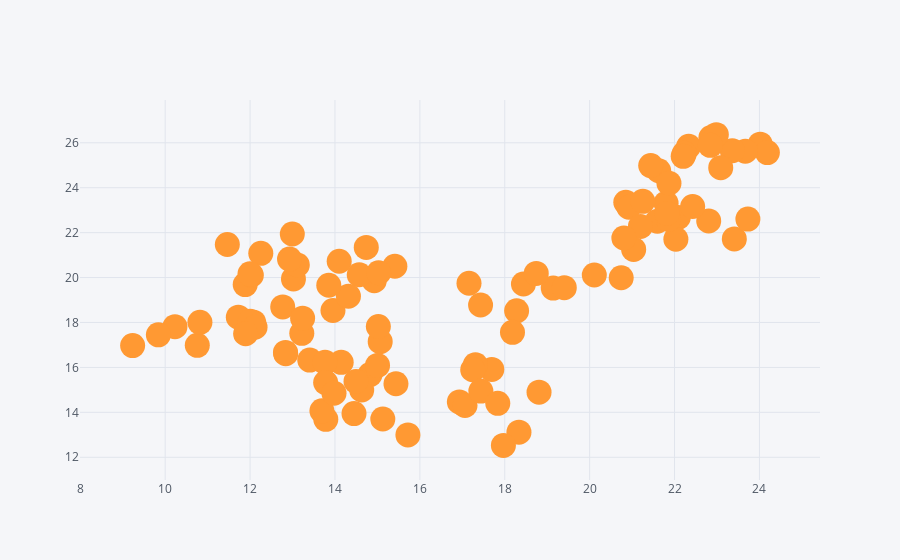

Here is the notebook cell this chart was saved with:
### Code cell
df.iplot(x = 'A', y = 'B', mode = 'markers', size = 25)
